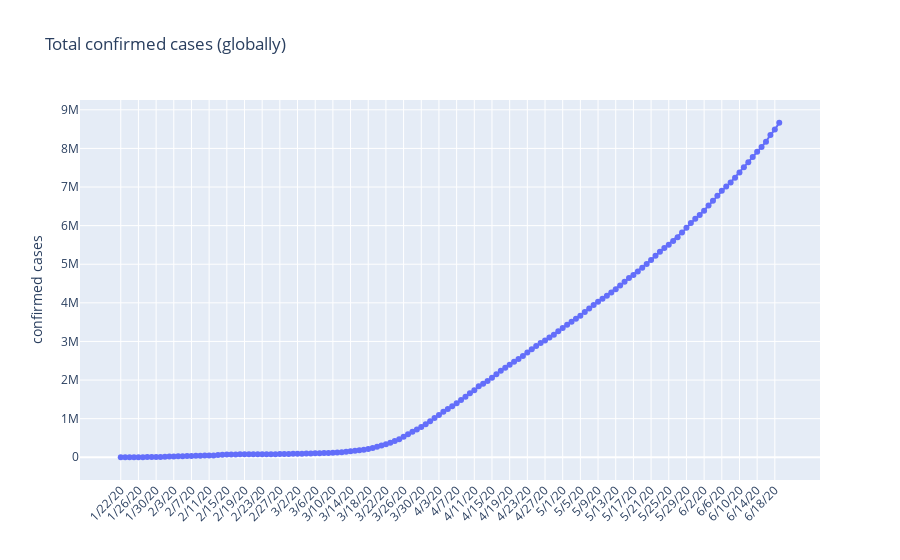

The notebook cell saved with this chart:
### Markdown cell above
## Figure 1 (Total confirmed cases)

### Code cell
fig1 = go.Figure(data=go.Scatter(x=summary_confirmed_tf.index,y=summary_confirmed_tf.values, mode="lines+markers"))
fig1.update_layout(title="Total confirmed cases (globally)",yaxis_title ="confirmed cases"
                  ,xaxis_tickangle=315)
fig1.show()

### Figure 1 — Plotly figure (JSON) as saved in the notebook; plotly's stock layout.template omitted (floating-point values rounded to 4 significant figures; data arrays with more than 128 entries replaced by an {"elided": "..."} marker saying what was removed)
{"data": [{"mode": "lines+markers", "type": "scatter", "x": {"elided": "150 str values"}, "y": {"elided": "150 int values"}}], "layout": {"title": {"text": "Total confirmed cases (globally)"}, "xaxis": {"tickangle": -45}, "yaxis": {"title": {"text": "confirmed cases"}}}}
